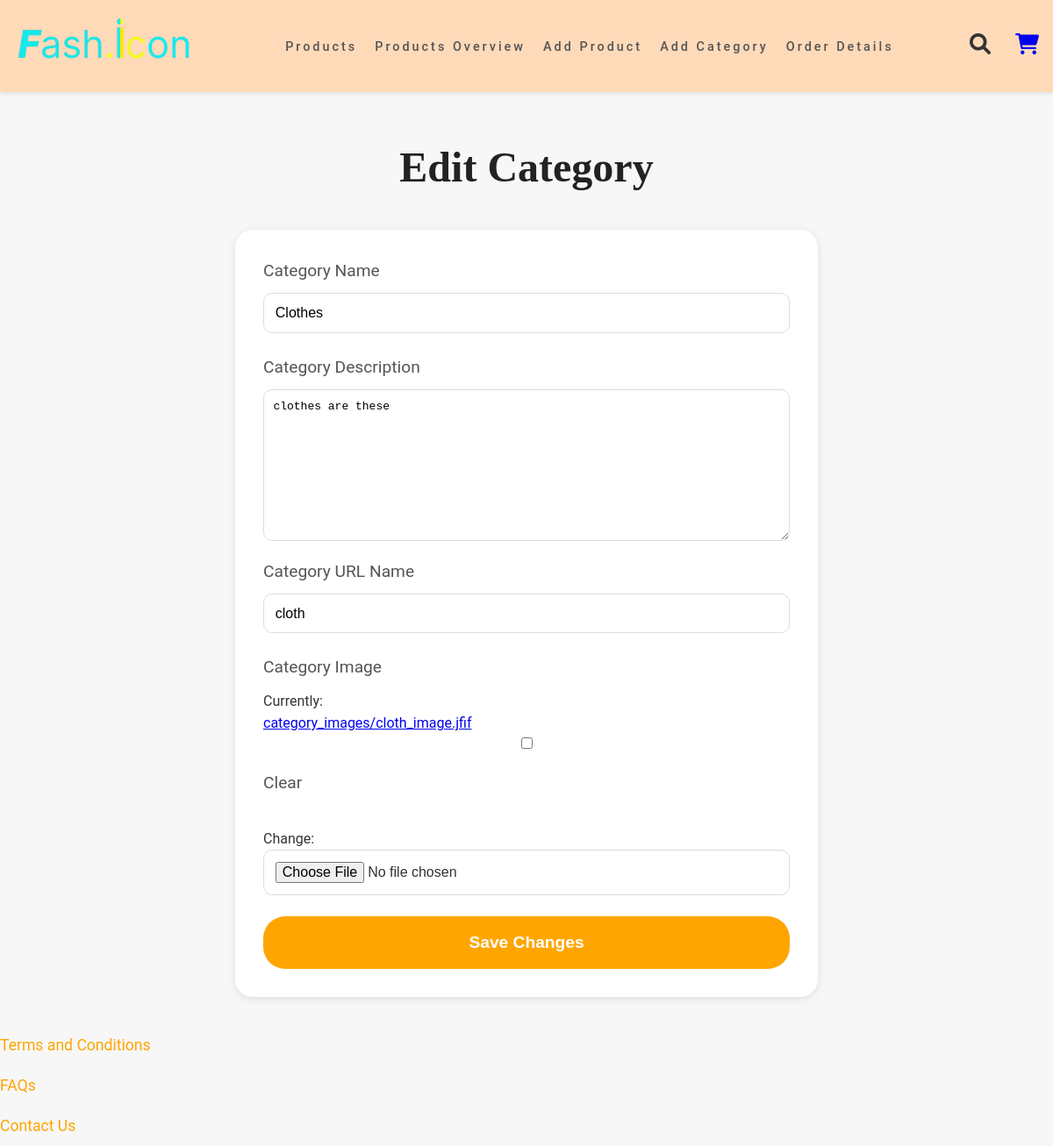
Page /edit-category/1/ (signed in) on the committed database.
### keychain_app/models.py (models this page shows, shortened)
class Category(models.Model):
    name = models.CharField(max_length=100)
    url_name = models.SlugField(unique=True, default='none')  # Specify a default value
    image = models.ImageField(upload_to='category_images/', blank=True, null=True)  # Add image field
    description = models.TextField(blank=True)

### keychain_app/views.py (the view)
# urls.py: path('edit-category/<int:pk>/', views.edit_category, name='edit_category'),
@staff_member_required
def edit_category(request, pk):
    category = get_object_or_404(Category, pk=pk)
    if request.method == 'POST':
        form = CategoryForm(request.POST, request.FILES, instance=category)
        if form.is_valid():
            form.save()
            return redirect('edit_category', pk=pk)  # Redirect to the same page
    else:
        form = CategoryForm(instance=category)
    return render(request, 'edit_category.html', {'form': form})

### keychain_app/forms.py
class CategoryForm(forms.ModelForm):
    class Meta:
        model = Category
        fields = ['name', 'description','url_name','image']

### keychain_app/templates/edit_category.html (shortened to what this page needs)
{% load static %}
<!DOCTYPE html>
<html lang="en">
<head>
    <link rel="stylesheet" href="https://cdnjs.cloudflare.com/ajax/libs/font-awesome/6.0.0-beta3/css/all.min.css">
</head>
<body>
    <nav class="navbar-goofy">
        <div class="logo-fun">
            <img src="{% static 'images/logo.png' %}" alt="Logo">
        </div>
        <ul class="nav-links-goofy">
            <li><a href="{% url 'products_view' %}">Products</a></li>
            <li><a href="{% url 'products_overview' %}">Products Overview</a></li>
            <li><a href="{% url 'add_product' %}">Add Product</a></li>
            <li><a href="{% url 'add_category' %}">Add Category</a></li>
            <li><a href="{% url 'order_details' %}">Order Details</a></li>
        </ul>
        <div class="nav-icons-goofy">
            <i class="fas fa-search"></i>
            <a href="{% url 'view_cart' %}"><i class="fas fa-shopping-cart"></i></a>
        </div>
    </nav>
    <h1>Edit Category</h1>
    <div class="form-container">
        <form method="post" enctype="multipart/form-data">
            <label for="name">Category Name</label>
            {{ form.name }}
            <label for="description">Category Description</label>
            {{ form.description }}
            <label for="url_name">Category URL Name</label>
            {{ form.url_name }}
            <label for="image">Category Image</label>
            {{ form.image }}
            <button type="submit" class="button1">Save Changes</button>
        </form>
    </div>
    <div class="text-section">
        <a href="{% url 'terms' %}">Terms and Conditions</a><br>
        <a href="{% url 'faqs' %}">FAQs</a><br>
        <a href="{% url 'contact' %}">Contact Us</a>
    </div>
</body>
</html>

### keychain_app/templates/edit_category.html (style rules this page uses)
body { margin: 0; font-family: 'Roboto', sans-serif; background-color: #f7f7f7; color: #333; line-height: 1.6; }
.navbar-goofy { display: flex; justify-content: space-between; align-items: center; padding: 1em; background-color: peachpuff; box-shadow: 0 2px 5px rgba(0, 0, 0, 0.1); position: sticky; top: 0; z-index: 100; }
.logo-fun { font-size: 1.8em; font-weight: bold; }
.nav-links-goofy { list-style: none; display: flex; gap: 20px; letter-spacing: 3px; }
.nav-links-goofy li a { text-decoration: none; color: #555; font-weight: 500; transition: color 0.3s; font-size: 0.9em; }
.nav-icons-goofy i { margin-left: 1em; font-size: 1.5em; transition: transform 0.3s; }
.logo-fun img { height: 60px; width: auto; }
h1 { font-size: 3em; text-align: center; font-family: 'Playfair Display', serif; color: #222; margin-top: 1em; }
.form-container { max-width: 600px; margin: 2em auto; background-color: white; padding: 2em; border-radius: 20px; box-shadow: 0 2px 10px rgba(0, 0, 0, 0.1); }
form { display: flex; flex-direction: column; }
label { font-size: 1.2em; margin-bottom: 0.5em; color: #555; }
input, textarea { padding: 0.8em; font-size: 1em; border-radius: 10px; border: 1px solid #ddd; margin-bottom: 1.5em; outline: none; transition: border 0.3s ease; }
.button1[type="submit"] { padding: 1em 2em; background-color: orange; color: white; border: none; border-radius: 25px; cursor: pointer; font-size: 1.2em; font-weight: bold; text-align: center; }
.text-section { text-align: left; margin-top: 2em; }
.text-section a { color: orange; font-size: 1.1em; text-decoration: none; margin: 0.5em 0; display: inline-block; }

### rows in the picture
Category: name "Clothes", description "clothes are these", url_name "cloth"
